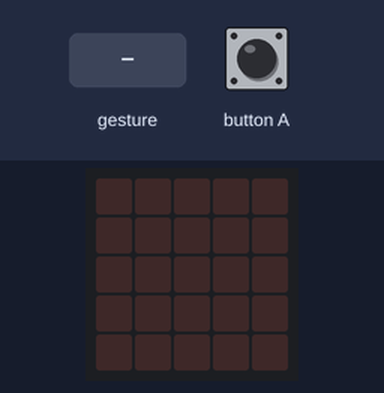
This program was run on a simulated BBC micro:bit (MakeCode). Parts: the board's 5×5 LED display. The test bench sets the inputs (shaded band). Random numbers come from a fixed seed; a tilt is held for 1.5 s and a shake lasts 1 s, then the board lies face up again.

Above: at 1.2 s.
1.3 s: gesture 'shake'
At 2.7 s:
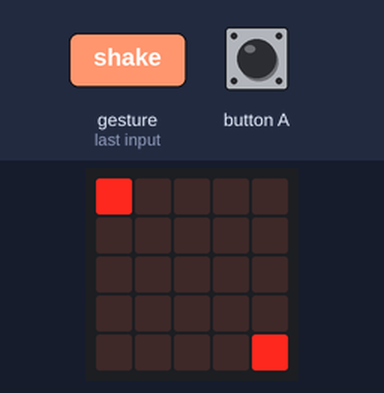
3.0 s: button A pressed for 0.15 s
4.6 s: gesture 'shake'
At 5.6 s:
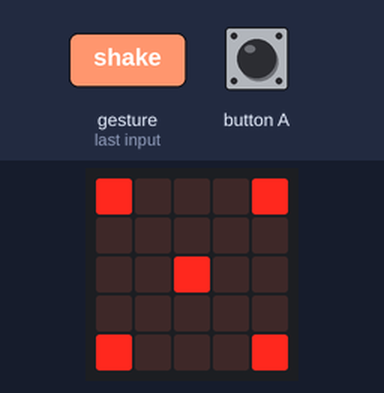
6.3 s: gesture 'shake'
At 7.3 s:
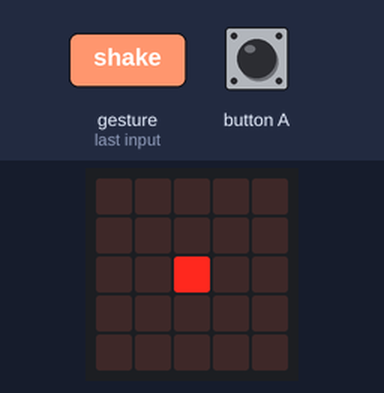
8.0 s: gesture 'shake'
At 9.1 s:
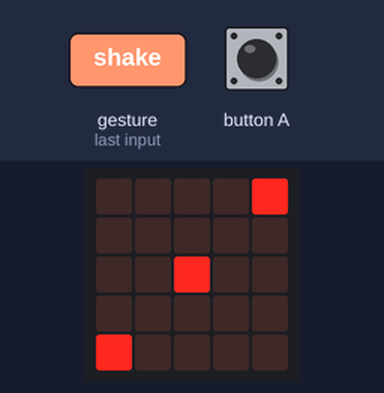
Timing chart, 0 to 10.7 s (numbered marks = the images above; inputs shaded):
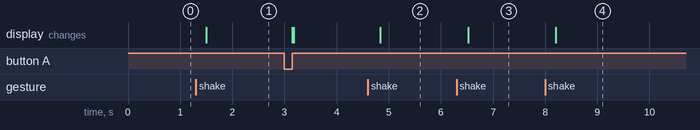

Measured:
- after the input at 1.3 s, the display: changes after 0.20 s (image 1)
- after the input at 4.6 s, the display: changes after 0.24 s (image 2)
- after the input at 6.3 s, the display: changes after 0.22 s (image 3)
- after the input at 8.0 s, the display: changes after 0.20 s (image 4)

The program:

main.ts
```typescript
input.onButtonPressed(Button.A, function () {
    basic.clearScreen()
})
input.onGesture(Gesture.Shake, function () {
    face = randint(1, 6)
})
let face = 0
face = 0
basic.forever(function () {
    if (face == 1) {
        basic.showLeds(`
            . . . . .
            . . . . .
            . . # . .
            . . . . .
            . . . . .
            `)
    }
    if (face == 2) {
        basic.showLeds(`
            # . . . .
            . . . . .
            . . . . .
            . . . . .
            . . . . #
            `)
    }
    if (face == 3) {
        basic.showLeds(`
            . . . . #
            . . . . .
            . . # . .
            . . . . .
            # . . . .
            `)
    }
    if (face == 4) {
        basic.showLeds(`
            . # . # .
            . . . . .
            . . . . .
            . . . . .
            . # . # .
            `)
    }
    if (face == 5) {
        basic.showLeds(`
            # . . . #
            . . . . .
            . . # . .
            . . . . .
            # . . . #
            `)
    }
    if (face == 6) {
        basic.showLeds(`
            . # . # .
            . . . . .
            . # . # .
            . . . . .
            . # . # .
            `)
    }
})
```

test.ts
```typescript
// les tests vont ici ; cela ne sera pas compilé si ce paquet est utilisé en tant qu'extension.
```
